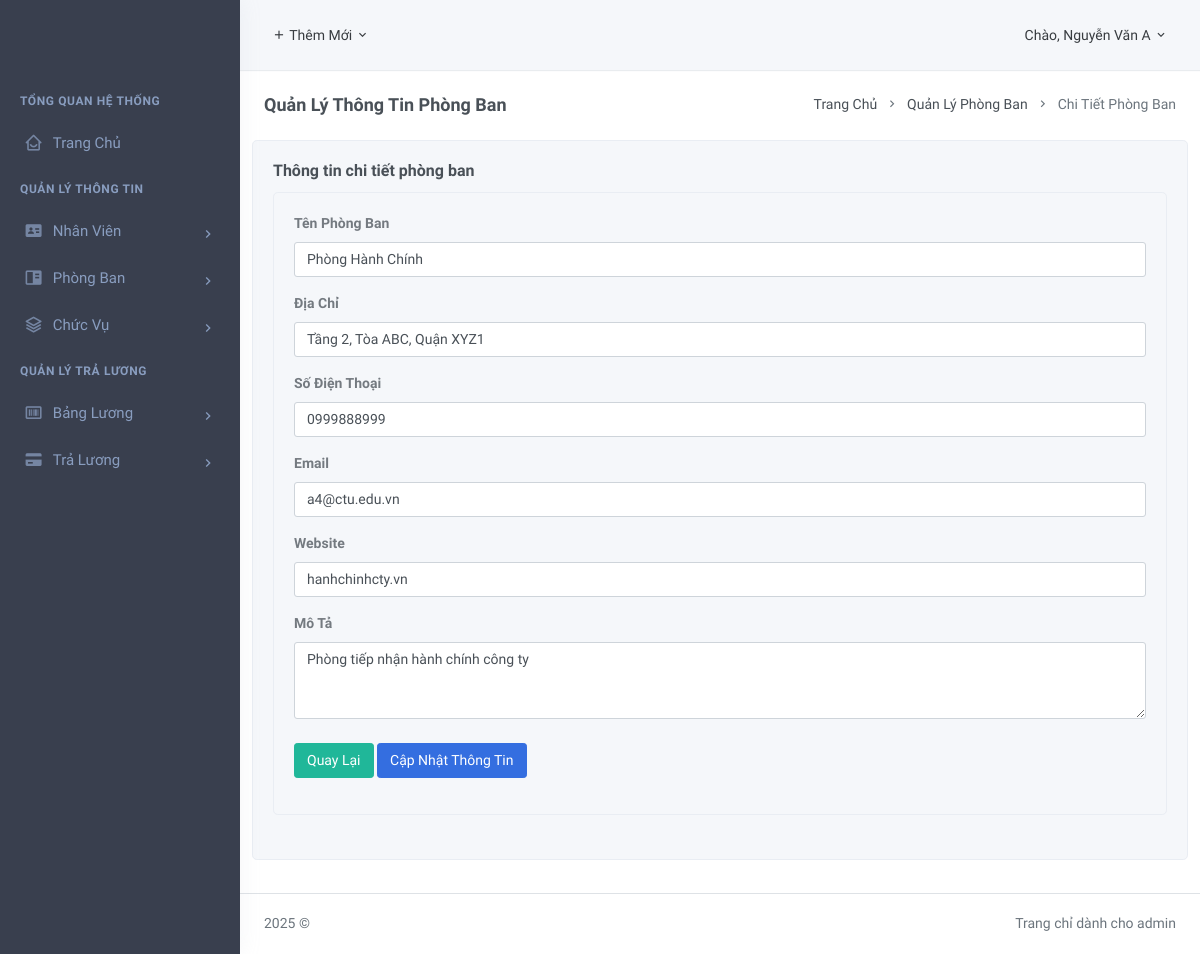
/src/PhongBan/SuaPhongBan.php?id=1 (signed in), run on an earlier commit of the app's database.
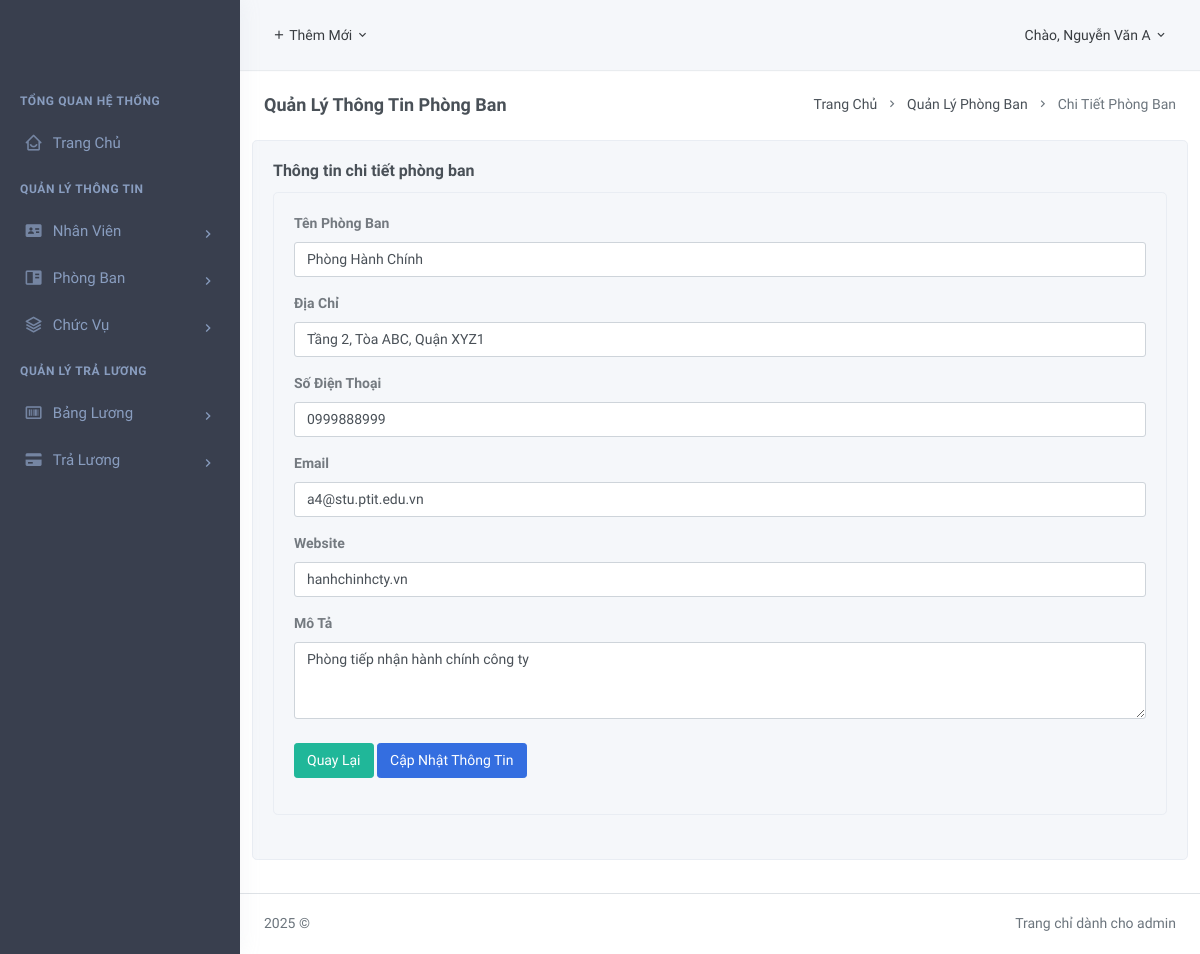
And on a later commit of the database.
### tables this page shows
CREATE TABLE `phongban` (
  `MaPB` int(11) NOT NULL,
  `TenPhongBan` varchar(50) NOT NULL,
  `DiaChi` varchar(255) DEFAULT NULL,
  `SoDienThoai` varchar(20) DEFAULT NULL,
  `Email` varchar(100) DEFAULT NULL,
  `Website` varchar(100) DEFAULT NULL,
  `MoTa` text DEFAULT NULL
);

### src/PhongBan/SuaPhongBan.php (the view, shortened to what the changed rows need)
<?php
$servername = "127.0.0.1";
$username = "root";
$password = "";
$dbname = "hrm_nhanvien";
$conn = new mysqli($servername, $username, $password, $dbname);
$id = isset($_GET['id']) && is_numeric($_GET['id']) ? (int)$_GET['id'] : 0;
$sql = "SELECT MaPB, TenPhongBan, DiaChi, SoDienThoai, Email, Website, MoTa
        FROM phongban
        WHERE MaPB = ?";
$stmt = $conn->prepare($sql);
$stmt->bind_param("i", $id);
$stmt->execute();
$result = $stmt->get_result();
$detail = $result->fetch_all(MYSQLI_ASSOC);
require(__DIR__ . '/../layouts/header.php');
?>
<link rel="stylesheet" type="text/css" href="https://cdnjs.cloudflare.com/ajax/libs/font-awesome/6.4.2/css/all.min.css">
<div class="page-content">
    <div class="row">
        <div class="col-12">
            <div class="card">
                <div class="card-body">
                    <div id="basic-datatable_wrapper" class="dataTables_wrapper dt-bootstrap4 no-footer">
                        <div class="row">
                            <div class="col-xl-12">
                            	<div class="card">
                                    <div class="card-body">
                                        <form method="POST" enctype="multipart/form-data">
                                            <div class="form-group">
                                                <label for="simpleinput">Tên Phòng Ban</label>
                                                <input type="text" id="simpleinput" class="form-control" placeholder="Tên phòng ban" required name="tenphongban" value="<?php echo htmlspecialchars($detail[0]['TenPhongBan']); ?>">
                                            </div>
                                            <div class="form-group">
                                                <label for="simpleinput">Địa Chỉ</label>
                                                <input type="text" id="simpleinput" class="form-control" placeholder="Địa chỉ" required name="diachi" value="<?php echo htmlspecialchars($detail[0]['DiaChi']); ?>">
                                            </div>
                                            <div class="form-group">
                                                <label for="simpleinput">Số Điện Thoại</label>
                                                <input type="number" id="simpleinput" class="form-control" placeholder="Số điện thoại" required name="sodienthoai" value="<?php echo htmlspecialchars($detail[0]['SoDienThoai']); ?>">
                                            </div>
                                            <div class="form-group">
                                                <label for="simpleinput">Email</label>
                                                <input type="email" id="simpleinput" class="form-control" placeholder="Email" required name="email" value="<?php echo htmlspecialchars($detail[0]['Email']); ?>">
                                            </div>
                                            <div class="form-group">
                                                <label for="simpleinput">Website</label>
                                                <input type="text" id="simpleinput" class="form-control" placeholder="Website" required name="website" value="<?php echo htmlspecialchars($detail[0]['Website']); ?>">
                                            </div>
                                            <div class="form-group">
                                                <label for="simpleinput">Mô Tả</label>
                                                <textarea class="form-control" required id="exampleFormControlTextarea1" rows="3" placeholder="Mô tả" name="mota"><?php echo htmlspecialchars($detail[0]['MoTa']); ?></textarea>
                                            </div>
                                        </form>
                                    </div>
                                </div>
                            </div>
                        </div>
                    </div>
                </div>
            </div>
        </div>
    </div>
</div>
<?php
require(__DIR__ . '/../layouts/footer.php');
?>

What changed in the data, as far as the page shows it:
changed phongban "Phòng Hành Chính": email "a4@ctu.edu.vn" → "a4@stu.ptit.edu.vn"
